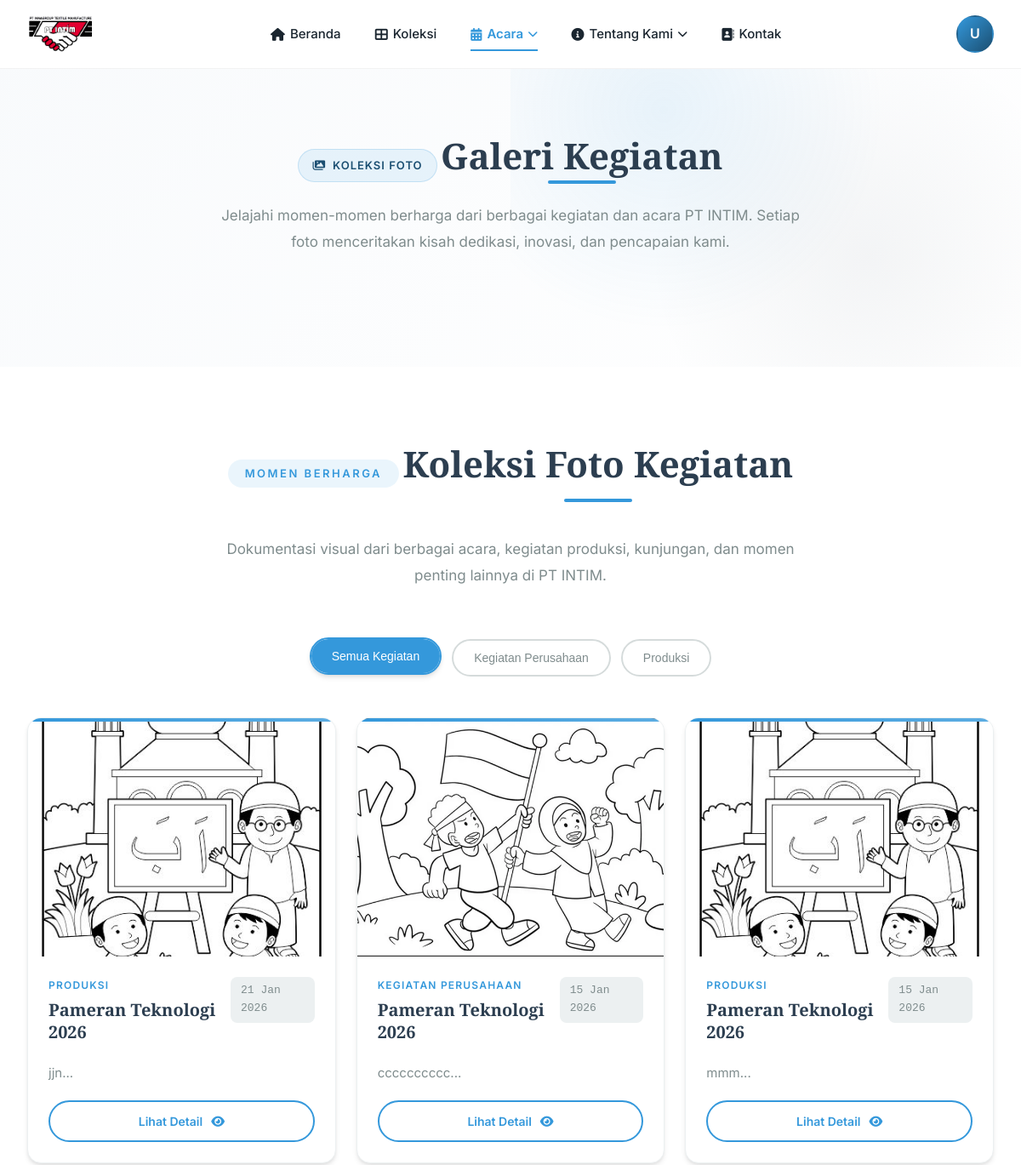
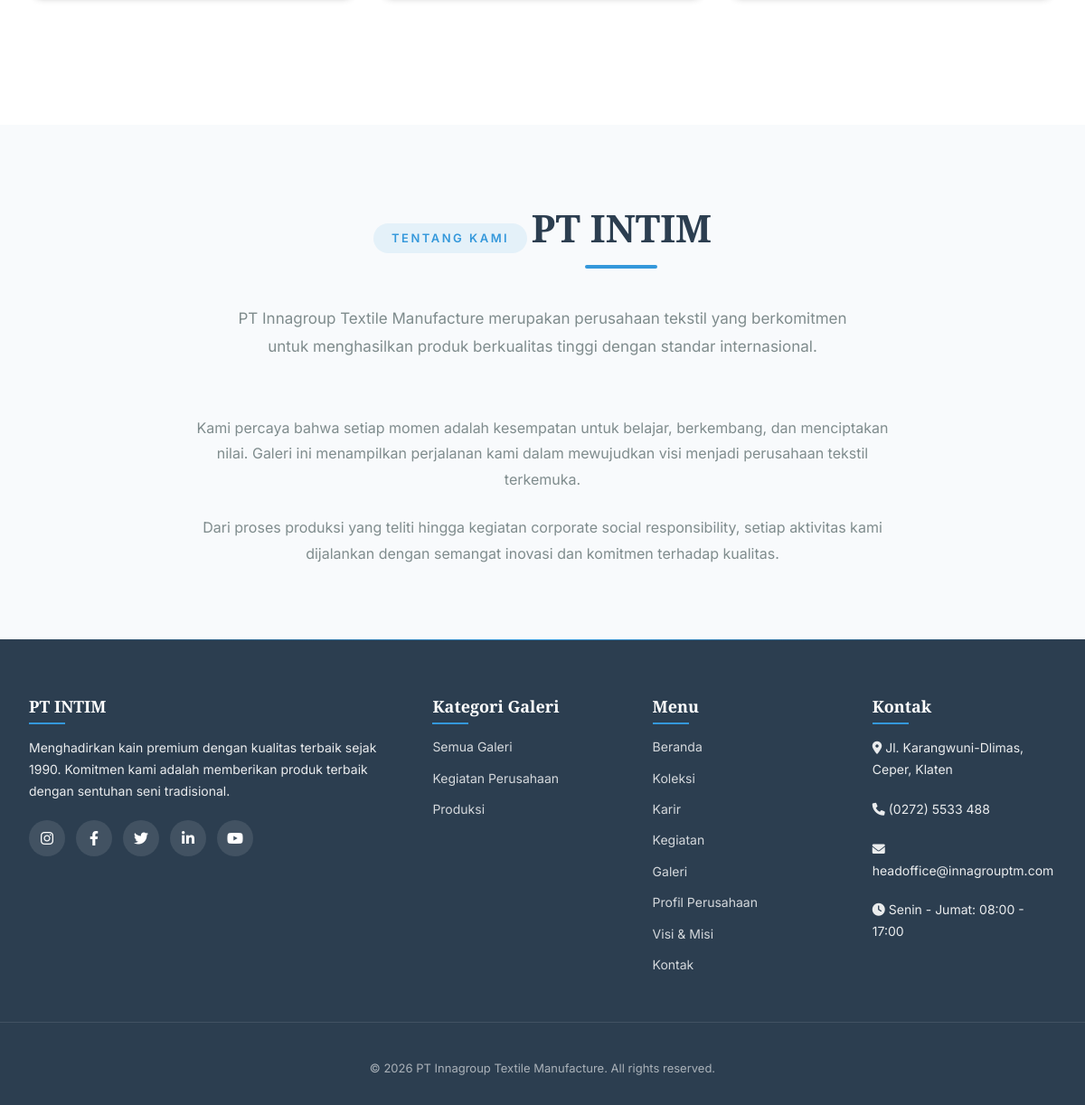
The page /user/berita_galeri.php (signed in) on the database its author committed (2 pictures, top to bottom).
### tables this page shows
CREATE TABLE `users` (
  `id` int(11) NOT NULL,
  `username` varchar(50) NOT NULL,
  `password` varchar(255) NOT NULL,
  `role` enum('admin','user') DEFAULT 'user',
  `created_at` timestamp NOT NULL DEFAULT current_timestamp(),
  `updated_at` timestamp NOT NULL DEFAULT current_timestamp()
);

CREATE TABLE `berita_galeri` (
  `id` int(11) NOT NULL,
  `judul` varchar(255) NOT NULL,
  `deskripsi` text DEFAULT NULL,
  `gambar` varchar(255) NOT NULL,
  `kategori` varchar(100) NOT NULL,
  `tanggal` date NOT NULL,
  `created_at` timestamp NOT NULL DEFAULT current_timestamp()
);

### user/berita_galeri.php (the view, shortened to what this page needs)
<?php
include '../includes/config.php';
$username = $_SESSION['username'];
$userQuery = mysqli_query($conn, "SELECT username FROM users WHERE username = '$username'");
$userData = mysqli_fetch_assoc($userQuery);
$namaLengkap = $userData['username'] ?? $username;
$query = "SELECT * FROM berita_galeri WHERE 1=1";
$query .= " ORDER BY tanggal DESC";
$result = mysqli_query($conn, $query);
$kategoriQuery = "SELECT DISTINCT kategori FROM berita_galeri WHERE 1=1";
$kategoriQuery .= " ORDER BY kategori";
$kategoriResult = mysqli_query($conn, $kategoriQuery);
function getLocalImage($imageName, $default = 'logo.png') {
    if (file_exists($imageName)) {
        return $imageName;
    }
    return $default;
}
?>
<!DOCTYPE html>
<html lang="id">
<head>
    <link rel="stylesheet" href="https://cdnjs.cloudflare.com/ajax/libs/font-awesome/6.0.0/css/all.min.css">
</head>
<body>
    <header class="header" id="header">
        <div class="nav-container">
            <a href="user_dashboard.php" class="logo">
                <img src="<?= getLocalImage('logo small black.png') ?>" alt="PT INTIM">
            </a>
            <nav class="nav-main">
                <a href="user_dashboard.php" class="nav-link <?= basename($_SERVER['PHP_SELF']) == 'user_dashboard.php' ? 'active' : '' ?>">
                    <i class="fas fa-home"></i>
                    <span>Beranda</span>
                </a>
                <a href="koleksi.php" class="nav-link <?= basename($_SERVER['PHP_SELF']) == 'koleksi.php' ? 'active' : '' ?>">
                    <i class="fas fa-th-large"></i>
                    <span>Koleksi</span>
                </a>
                <div class="nav-dropdown" id="acaraDropdown">
                    <div class="dropdown-toggle nav-link <?= in_array(basename($_SERVER['PHP_SELF']), ['berita_karir.php', 'berita_kegiatan.php', 'berita_galeri.php']) ? 'active' : '' ?>">
                        <i class="fas fa-calendar-alt"></i>
                        <span>Acara</span>
                        <i class="fas fa-chevron-down"></i>
                    </div>
                </div>
                <div class="nav-dropdown" id="tentangDropdown">
                    <div class="dropdown-toggle nav-link <?= in_array(basename($_SERVER['PHP_SELF']), ['tentang_profil.php', 'tentang_visimisi.php']) ? 'active' : '' ?>">
                        <i class="fas fa-info-circle"></i>
                        <span>Tentang Kami</span>
                        <i class="fas fa-chevron-down"></i>
                    </div>
                </div>
                <a href="kontak.php" class="nav-link <?= basename($_SERVER['PHP_SELF']) == 'kontak.php' ? 'active' : '' ?>">
                    <i class="fas fa-address-book"></i>
                    <span>Kontak</span>
                </a>
            </nav>
            <div class="nav-actions">
                <div class="user-menu" id="userMenu">
                    <div class="user-avatar" id="userAvatar">
                        <?= strtoupper(substr($namaLengkap, 0, 1)) ?>
                    </div>
                </div>
            </div>
        </div>
    </header>
    <section class="galeri-hero" id="galeri">
        <div class="galeri-hero-bg"></div>
        <div class="galeri-hero-container">
            <div class="galeri-badge">
                <i class="fas fa-images"></i>
                <span>Koleksi Foto</span>
            </div>
            <h1 class="galeri-title">Galeri Kegiatan</h1>
            <p class="galeri-description">
                Jelajahi momen-momen berharga dari berbagai kegiatan dan acara PT INTIM.
                Setiap foto menceritakan kisah dedikasi, inovasi, dan pencapaian kami.
            </p>
        </div>
    </section>
    <section class="galeri-section">
        <div class="galeri-container">
            <div class="section-header">
                <span class="section-subtitle">Momen Berharga</span>
                <h2 class="section-title">Koleksi Foto Kegiatan</h2>
                <p class="section-description">
                    Dokumentasi visual dari berbagai acara, kegiatan produksi, kunjungan, dan momen penting lainnya di PT INTIM.
                </p>
            </div>
            <div class="kategori-filter">
                <div class="filter-buttons">
                    <button class="filter-btn active" data-filter="all">
                        <span>Semua Kegiatan</span>
                    </button>
                    <?php
                    if ($kategoriResult && mysqli_num_rows($kategoriResult) > 0):
                        mysqli_data_seek($kategoriResult, 0);
                        while($kategori = mysqli_fetch_assoc($kategoriResult)):
                            if (!empty($kategori['kategori'])) {
                    ?>
                        <button class="filter-btn" data-filter="<?= htmlspecialchars($kategori['kategori']) ?>">
                            <span><?= htmlspecialchars($kategori['kategori']) ?></span>
                        </button>
                    <?php
                            }
                        endwhile;
                    endif;
                    ?>
                </div>
            </div>
            <div class="galeri-grid" id="galeriGrid">
                <?php if ($result && mysqli_num_rows($result) > 0):
                    mysqli_data_seek($result, 0);
                    while($row = mysqli_fetch_assoc($result)) :
                        $gambar = getLocalImage($row['gambar'], 'logo.png');
                        $tanggal = date('d M Y', strtotime($row['tanggal']));
                ?>
                    <div class="galeri-card" data-kategori="<?= htmlspecialchars($row['kategori'] ?? '') ?>">
                        <div class="galeri-image">
                            <img src="<?= htmlspecialchars($gambar) ?>"
                                 alt="<?= htmlspecialchars($row['judul'] ?? '') ?>">
                        </div>
                        <div class="galeri-content">
                            <div class="galeri-header">
                                <div>
                                    <span class="galeri-category"><?= htmlspecialchars($row['kategori'] ?? '') ?></span>
                                    <h3 class="galeri-title-card"><?= htmlspecialchars($row['judul'] ?? '') ?></h3>
                                </div>
                                <span class="galeri-date"><?= $tanggal ?></span>
                            </div>
                            <p class="galeri-description-card">
                                <?= htmlspecialchars(substr($row['deskripsi'] ?? '', 0, 100)) ?>...
                            </p>
                            <button class="view-btn preview-image"
                                    data-img="<?= htmlspecialchars($gambar) ?>"
                                    data-title="<?= htmlspecialchars($row['judul'] ?? '') ?>"
                                    data-desc="<?= htmlspecialchars($row['deskripsi'] ?? '') ?>">
                                Lihat Detail
                                <i class="fas fa-eye"></i>
                            </button>
                        </div>
                    </div>
                <?php endwhile; ?>
                <?php endif; ?>
            </div>
        </div>
    </section>
    <section class="galeri-section galeri-section-alt">
        <div class="galeri-container">
            <div class="section-header">
                <span class="section-subtitle">Tentang Kami</span>
                <h2 class="section-title">PT INTIM</h2>
                <p class="section-description">
                    PT Innagroup Textile Manufacture merupakan perusahaan tekstil yang berkomitmen untuk
                    menghasilkan produk berkualitas tinggi dengan standar internasional.
                </p>
            </div>
            <div style="text-align: center; margin-top: 40px;">
                <div style="max-width: 800px; margin: 0 auto;">
                    <p style="font-size: 16px; color: var(--text-light); line-height: 1.8; margin-bottom: 24px;">
                        Kami percaya bahwa setiap momen adalah kesempatan untuk belajar, berkembang, dan menciptakan nilai.
                        Galeri ini menampilkan perjalanan kami dalam mewujudkan visi menjadi perusahaan tekstil terkemuka.
                    </p>
                    <p style="font-size: 16px; color: var(--text-light); line-height: 1.8;">
                        Dari proses produksi yang teliti hingga kegiatan corporate social responsibility,
                        setiap aktivitas kami dijalankan dengan semangat inovasi dan komitmen terhadap kualitas.
                    </p>
                </div>
            </div>
        </div>
    </section>
    <footer class="footer">
        <div class="footer-container">
            <div class="footer-col">
                <h4>PT INTIM</h4>
                <p>
                    Menghadirkan kain premium dengan kualitas terbaik sejak 1990.
                    Komitmen kami adalah memberikan produk terbaik dengan sentuhan seni tradisional.
                </p>
                <div class="social-links">
                    <a href="#"><i class="fab fa-instagram"></i></a>
                    <a href="#"><i class="fab fa-facebook-f"></i></a>
                    <a href="#"><i class="fab fa-twitter"></i></a>
                    <a href="#"><i class="fab fa-linkedin-in"></i></a>
                    <a href="#"><i class="fab fa-youtube"></i></a>
                </div>
            </div>
            <div class="footer-col">
                <h4>Kategori Galeri</h4>
                <a href="#" class="filter-link" data-filter="all">Semua Galeri</a>
                <?php
                if ($kategoriResult && mysqli_num_rows($kategoriResult) > 0):
                    mysqli_data_seek($kategoriResult, 0);
                    while($kategori = mysqli_fetch_assoc($kategoriResult)):
                        if (!empty($kategori['kategori'])) {
                ?>
                    <a href="#" class="filter-link" data-filter="<?= htmlspecialchars($kategori['kategori']) ?>">
                        <?= htmlspecialchars($kategori['kategori']) ?>
                    </a>
                <?php
                        }
                    endwhile;
                endif;
                ?>
            </div>
            <div class="footer-col">
                <h4>Menu</h4>
                <a href="user_dashboard.php">Beranda</a>
                <a href="koleksi.php">Koleksi</a>
                <a href="berita_karir.php">Karir</a>
                <a href="berita_kegiatan.php">Kegiatan</a>
                <a href="berita_galeri.php">Galeri</a>
                <a href="tentang_profil.php">Profil Perusahaan</a>
                <a href="tentang_visimisi.php">Visi & Misi</a>
                <a href="kontak.php">Kontak</a>
            </div>
            <div class="footer-col">
                <h4>Kontak</h4>
                <p><i class="fas fa-map-marker-alt"></i> Jl. Karangwuni-Dlimas, Ceper, Klaten</p>
                <p><i class="fas fa-phone"></i> (0272) 5533 488</p>
                <p><i class="fas fa-envelope"></i> headoffice@innagrouptm.com</p>
                <p><i class="fas fa-clock"></i> Senin - Jumat: 08:00 - 17:00</p>
            </div>
        </div>
        <div class="copyright">
            &copy; <?= date('Y') ?> PT Innagroup Textile Manufacture. All rights reserved.
        </div>
    </footer>
</body>
</html>

### rows shown on the page
users: username "U"
berita_galeri: gambar (picture), kategori "PRODUKSI", judul "Pameran Teknologi 2026", tanggal "21 Jan 2026", deskripsi "jjn"
berita_galeri: gambar (picture), kategori "KEGIATAN PERUSAHAAN", judul "Pameran Teknologi 2026", tanggal "15 Jan 2026", deskripsi "cccccccccc"
berita_galeri: gambar (picture), kategori "PRODUKSI", judul "Pameran Teknologi 2026", tanggal "15 Jan 2026", deskripsi "mmm"

### other values the page prints
$kategori['kategori'] "Kegiatan Perusahaan"
$kategori['kategori'] "Produksi"
